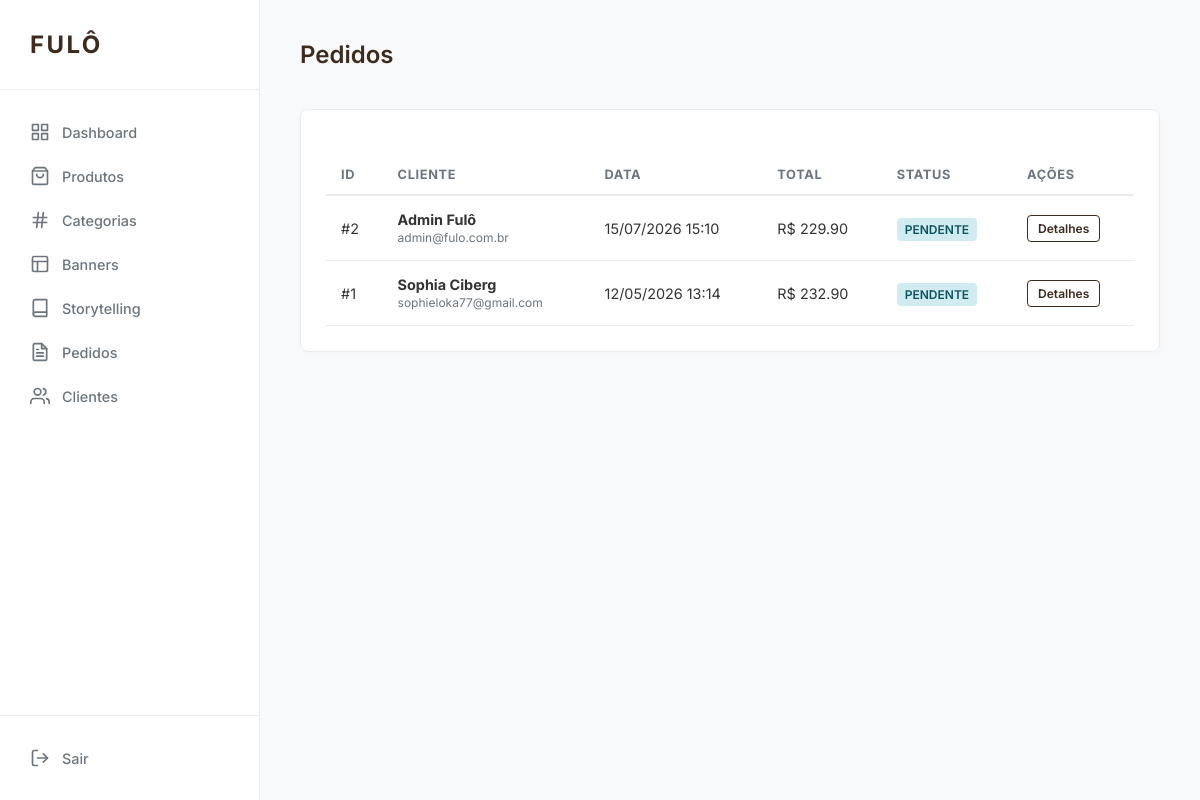
Page /admin/orders (signed in) on the committed database.
### app/models/order.py (models this page shows)
class Order(db.Model, TimestampMixin):
    __tablename__ = 'orders'
    id = db.Column(db.Integer, primary_key=True)
    user_id = db.Column(db.Integer, db.ForeignKey('users.id'), nullable=False)
    status = db.Column(db.String(50), nullable=False, default='pending') # pending, paid, shipped, delivered, cancelled
    total_amount = db.Column(db.Numeric(10, 2), nullable=False)
    shipping_cost = db.Column(db.Numeric(10, 2), default=0)
    discount_amount = db.Column(db.Numeric(10, 2), default=0)
    coupon_id = db.Column(db.Integer, db.ForeignKey('coupons.id'))
    shipping_address_id = db.Column(db.Integer, db.ForeignKey('addresses.id'), nullable=False)
    items = db.relationship('OrderItem', backref='order', lazy=True, cascade="all, delete-orphan")
    shipping_address = db.relationship('Address', lazy=True)

### app/models/user.py (models this page shows, shortened)
class User(db.Model, TimestampMixin, UserMixin):
    __tablename__ = 'users'
    id = db.Column(db.Integer, primary_key=True)
    name = db.Column(db.String(100), nullable=False)
    email = db.Column(db.String(120), unique=True, nullable=False)
    password_hash = db.Column(db.String(255), nullable=False)
    phone = db.Column(db.String(20))
    is_admin = db.Column(db.Boolean, default=False)
    reset_token = db.Column(db.String(100), unique=True)
    reset_token_expiration = db.Column(db.DateTime)
    addresses = db.relationship('Address', backref='user', lazy=True, cascade="all, delete-orphan")
    favorites = db.relationship('Favorite', backref='user', lazy=True, cascade="all, delete-orphan")
    orders = db.relationship('Order', backref='user', lazy=True)
    cart = db.relationship('Cart', backref='user', uselist=False, cascade="all, delete-orphan")
    @property
    def password(self):
        return self.password_hash

### app/routes/admin.py (the view)
@admin_bp.route('/orders')
@login_required
@admin_required
def orders():
    all_orders = Order.query.order_by(Order.created_at.desc()).all()
    return render_template('admin/orders/index.html', orders=all_orders)

### app/routes/admin.py (called while the page is built)
def admin_required(f):
    @wraps(f)
    def decorated_function(*args, **kwargs):
        if not current_user.is_authenticated or not current_user.is_admin:
            flash('Acesso restrito a administradores.', 'danger')
            return redirect(url_for('auth.login'))
        return f(*args, **kwargs)
    return decorated_function

### app/services/cart_service.py (called while the page is built, shortened)
    @staticmethod
    def get_cart_data(user=None):
        items_data = []
        total = 0
        if user and user.is_authenticated:
            cart = Cart.query.filter_by(user_id=user.id).first()
            if cart:
                for item in cart.items:
                    product = item.product
                    subtotal = product.price * item.quantity
                    items_data.append({
                        'product_id': product.id,
                        'name': product.name,
                        'price': float(product.price),
                        'quantity': item.quantity,
                        'image_url': product.image_url,
                        'subtotal': float(subtotal)
                    })
                    total += subtotal
        return items_data, float(total)

### templates/admin/orders/index.html (shortened to what this page needs)
{% extends "admin/base_admin.html" %}
{% block content %}
<div class="header-actions">
    <h2>Pedidos</h2>
</div>
<div class="card">
    <table>
        <thead>
            <tr>
                <th>ID</th>
                <th>Cliente</th>
                <th>Data</th>
                <th>Total</th>
                <th>Status</th>
                <th>Ações</th>
            </tr>
        </thead>
        <tbody>
            {% for order in orders %}
            <tr>
                <td>#{{ order.id }}</td>
                <td>
                    <strong>{{ order.user.name }}</strong><br>
                    <small style="color: var(--muted);">{{ order.user.email }}</small>
                </td>
                <td>{{ order.created_at.strftime('%d/%m/%Y %H:%M') }}</td>
                <td>R$ {{ "%.2f"|format(order.total_amount) }}</td>
                <td>
                    {% if order.status == 'paid' %}
                        <span class="badge badge-success">Pago</span>
                    {% elif order.status == 'pending' %}
                        <span class="badge badge-info">Pendente</span>
                    {% elif order.status == 'cancelled' %}
                        <span class="badge badge-danger">Cancelado</span>
                    {% else %}
                        <span class="badge">{{ order.status }}</span>
                    {% endif %}
                </td>
                <td>
                    <a href="{{ url_for('admin.order_detail', id=order.id) }}" class="btn btn-outline" style="padding: 5px 10px; font-size: 0.75rem;">Detalhes</a>
                </td>
            </tr>
            {% else %}
            <tr>
                <td colspan="6" style="text-align: center; color: var(--muted); padding: 40px;">Nenhum pedido encontrado.</td>
            </tr>
            {% endfor %}
        </tbody>
    </table>
</div>
{% endblock %}

### templates/admin/base_admin.html (style rules this page uses)
:root { --primary: #3d2b1f; --bg: #f8f9fa; --sidebar: #ffffff; --text: #333333; --muted: #6c757d; --border: #e9ecef; --white: #ffffff; --success: #28a745; --danger: #dc3545; --info: #17a2b8; }
* { margin: 0; padding: 0; box-sizing: border-box; }
body { font-family: 'Inter', sans-serif; background: var(--bg); color: var(--text); display: flex; min-height: 100vh; }
.header-actions { display: flex; justify-content: space-between; align-items: center; margin-bottom: 40px; }
h2 { font-weight: 600; color: var(--primary); }
.card { background: var(--white); border-radius: 8px; padding: 25px; box-shadow: 0 2px 10px rgba(0,0,0,0.02); border: 1px solid var(--border); margin-bottom: 30px; }
table { width: 100%; border-collapse: collapse; margin-top: 20px; }
th { text-align: left; padding: 12px 15px; border-bottom: 2px solid var(--border); color: var(--muted); font-size: 0.8rem; text-transform: uppercase; letter-spacing: 0.05em; }
td { padding: 15px; border-bottom: 1px solid var(--border); font-size: 0.9rem; }
.btn { display: inline-block; padding: 10px 20px; border-radius: 4px; text-decoration: none; font-size: 0.85rem; font-weight: 600; cursor: pointer; border: 1px solid transparent; transition: all 0.2s; }
.btn-outline { border-color: var(--primary); color: var(--primary); }
.badge { padding: 4px 8px; border-radius: 4px; font-size: 0.75rem; font-weight: 600; text-transform: uppercase; }
.badge-info { background: #d1ecf1; color: #0c5460; }

### rows in the picture
Order: id "2", user.name "Admin Fulô", user.email "admin@fulo.com.br", created_at "15/07/2026 15:10", total_amount "229.90", status "PENDENTE"
Order: id "1", user.name "Sophia Ciberg", user.email "sophieloka77@gmail.com", created_at "12/05/2026 13:14", total_amount "232.90", status "PENDENTE"
